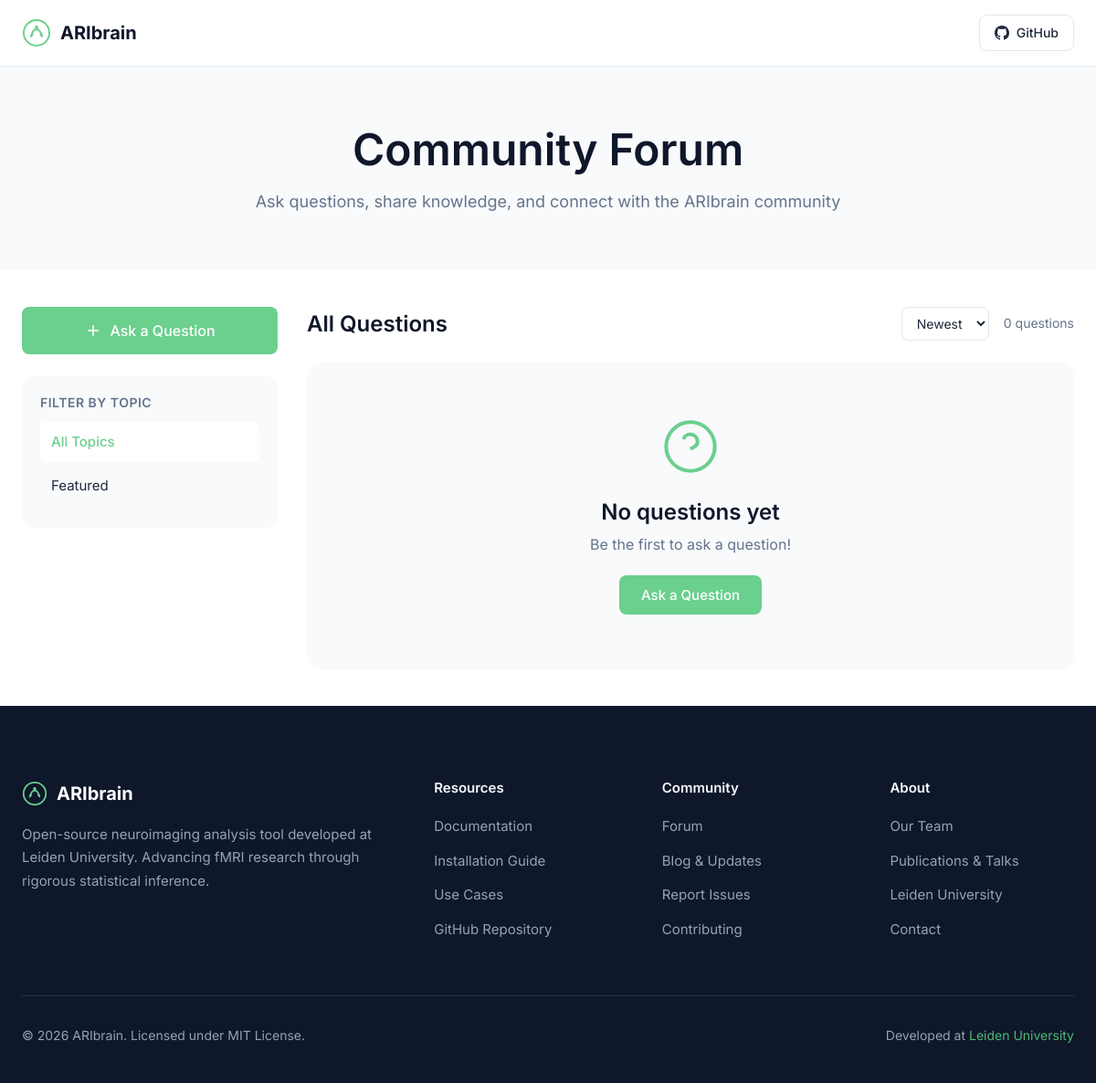
Page /index.php?page=forum on the earlier database version.
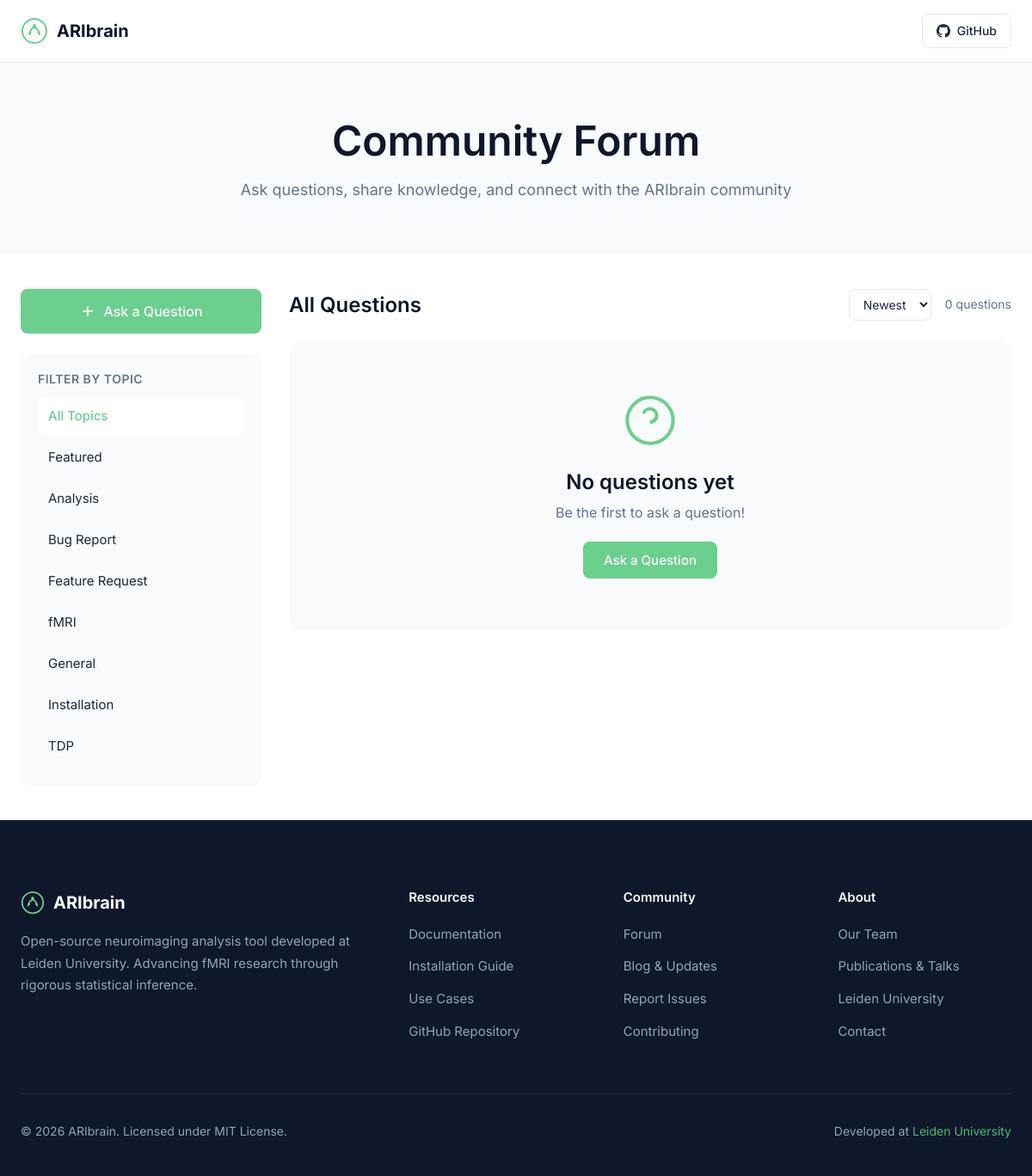
Same page on the later database version.
### tables this page shows
CREATE TABLE IF NOT EXISTS forum_tags (
    id INT AUTO_INCREMENT PRIMARY KEY,
    name VARCHAR(50) NOT NULL UNIQUE,
    slug VARCHAR(50) NOT NULL UNIQUE,
    color VARCHAR(7) DEFAULT '#6bcf8e',
    created_at TIMESTAMP DEFAULT CURRENT_TIMESTAMP
);

### pages/forum.php (the view, shortened to what the changed rows need)
<?php
$db = Database::getInstance()->getConnection();
$tags = [];
$selectedQuestion = null;
$replies = [];
if ($db) {
    $tags = $db->query("SELECT * FROM forum_tags ORDER BY name")->fetchAll();
    $filterFeatured = isset($_GET['featured']);
}
?>
<div class="page-header">
    <div class="container">
        <h1>Community Forum</h1>
    </div>
</div>
<div class="container">
    <?php if ($selectedQuestion): ?>
    <div class="forum-question-detail">
        <a href="index.php?page=forum" class="forum-back-link">
            <svg width="16" height="16" viewBox="0 0 24 24" fill="none" stroke="currentColor" stroke-width="2">
                <line x1="19" y1="12" x2="5" y2="12"></line>
                <polyline points="12 19 5 12 12 5"></polyline>
            </svg>
            Back to all questions
        </a>
        <article class="forum-question-full">
            <header class="forum-question-header">
                <h2><?php echo htmlspecialchars($selectedQuestion['title']); ?></h2>
                <?php echo renderQuestionTags($selectedQuestion['tag_ids'], $selectedQuestion['tag_names'], $selectedQuestion['tag_colors']); ?>
            </header>
            <div class="forum-question-body">
                <?php echo nl2br(htmlspecialchars($selectedQuestion['content'])); ?>
            </div>
            <footer class="forum-question-footer">
                <div class="forum-author">
                    <div class="forum-avatar"><?php echo strtoupper(substr($selectedQuestion['author_name'], 0, 1)); ?></div>
                    <div class="forum-author-info">
                        <span class="forum-author-name"><?php echo htmlspecialchars($selectedQuestion['author_name']); ?></span>
                        <span class="forum-timestamp">Asked <?php echo timeAgo($selectedQuestion['created_at']); ?></span>
                    </div>
                </div>
                <div class="forum-stats">
                    <span><svg width="16" height="16" viewBox="0 0 24 24" fill="none" stroke="currentColor" stroke-width="2"><path d="M1 12s4-8 11-8 11 8 11 8-4 8-11 8-11-8-11-8z"></path><circle cx="12" cy="12" r="3"></circle></svg> <?php echo $selectedQuestion['views']; ?> views</span>
                </div>
            </footer>
        </article>
        <section class="forum-replies-section">
            <h3><?php echo count($replies); ?> <?php echo count($replies) === 1 ? 'Reply' : 'Replies'; ?></h3>
            <?php if (empty($replies)): ?>
                <p class="forum-no-replies">No replies yet. Be the first to help!</p>
            <?php else: ?>
                <?php foreach ($replies as $reply): ?>
                <div class="forum-reply <?php echo $reply['is_admin_reply'] ? 'forum-reply-admin' : ''; ?>">
                    <div class="forum-reply-body">
                        <?php echo nl2br(htmlspecialchars($reply['content'])); ?>
                    </div>
                    <footer class="forum-reply-footer">
                        <div class="forum-author">
                            <div class="forum-avatar <?php echo $reply['is_admin_reply'] ? 'forum-avatar-admin' : ''; ?>">
                                <?php echo strtoupper(substr($reply['is_admin_reply'] ? $reply['admin_username'] : $reply['author_name'], 0, 1)); ?>
                            </div>
                            <div class="forum-author-info">
                                <span class="forum-author-name">
                                    <?php echo htmlspecialchars($reply['is_admin_reply'] ? $reply['admin_username'] : $reply['author_name']); ?>
                                    <?php if ($reply['is_admin_reply']): ?>
                                        <span class="forum-admin-badge">Team</span>
                                    <?php endif; ?>
                                </span>
                                <span class="forum-timestamp"><?php echo timeAgo($reply['created_at']); ?></span>
                            </div>
                        </div>
                    </footer>
                </div>
                <?php endforeach; ?>
            <?php endif; ?>
            <div class="forum-reply-form">
                <h4>Post a Reply</h4>
                <form method="POST">
                    <input type="hidden" name="action" value="reply">
                    <input type="hidden" name="question_id" value="<?php echo $selectedQuestion['id']; ?>">
                    <div class="forum-form-row">
                        <div class="forum-form-group">
                            <label for="reply_name">Your Name *</label>
                            <input type="text" id="reply_name" name="author_name" required>
                        </div>
                        <div class="forum-form-group">
                            <label for="reply_email">Email (optional)</label>
                            <input type="email" id="reply_email" name="author_email">
                        </div>
                    </div>
                    <div class="forum-form-group">
                        <label for="reply_content">Your Reply *</label>
                        <textarea id="reply_content" name="content" rows="4" required></textarea>
                    </div>
                    <button type="submit" class="btn btn-primary">Post Reply</button>
                </form>
            </div>
        </section>
    </div>
    <?php else: ?>
    <div class="forum-layout">
        <aside class="forum-sidebar">
            <div class="forum-tags-filter">
                <h3>Filter by Topic</h3>
                <a href="index.php?page=forum" class="forum-tag-filter <?php echo (!isset($_GET['tag']) && !$filterFeatured) ? 'active' : ''; ?>">All Topics</a>
                <a href="index.php?page=forum&featured" class="forum-tag-filter <?php echo $filterFeatured ? 'active' : ''; ?>" style="--tag-color: #f59e0b">Featured</a>
                <?php foreach ($tags as $tag): ?>
                <a href="index.php?page=forum&tag=<?php echo $tag['id']; ?>" class="forum-tag-filter <?php echo (isset($_GET['tag']) && $_GET['tag'] == $tag['id']) ? 'active' : ''; ?>" style="--tag-color: <?php echo htmlspecialchars($tag['color']); ?>">
                    <?php echo htmlspecialchars($tag['name']); ?>
                </a>
                <?php endforeach; ?>
            </div>
        </aside>
        <main class="forum-main">
            <div class="forum-header">
                <h2>
                    <?php if ($filterFeatured): ?>
                        Featured Questions
                    <?php else: ?>
                        All Questions
                    <?php endif; ?>
                </h2>
            </div>
        </main>
    </div>
    <?php endif; ?>
</div>

Differences in the rows shown:
added forum_tags: name "Analysis"
added forum_tags: name "Bug Report"
added forum_tags: name "Feature Request"
added forum_tags: name "fMRI"
added forum_tags: name "General"
added forum_tags: name "Installation"
added forum_tags: name "TDP"
